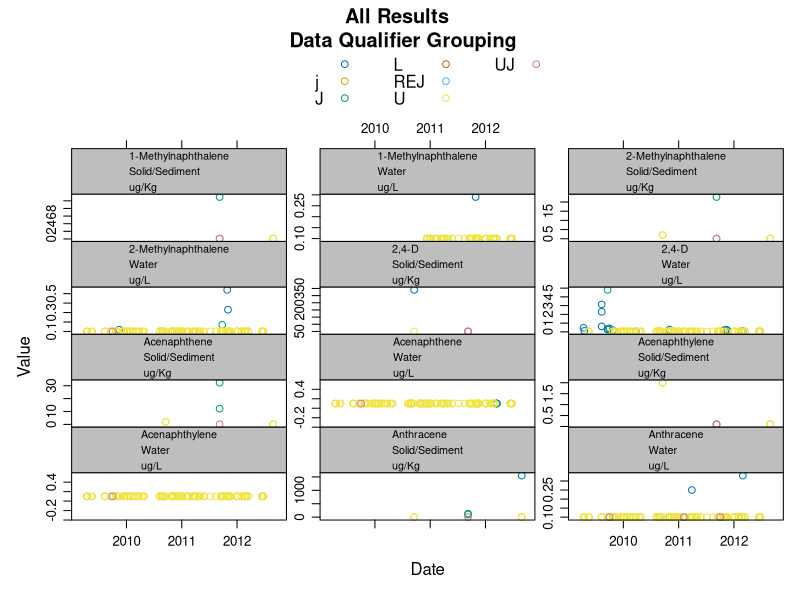
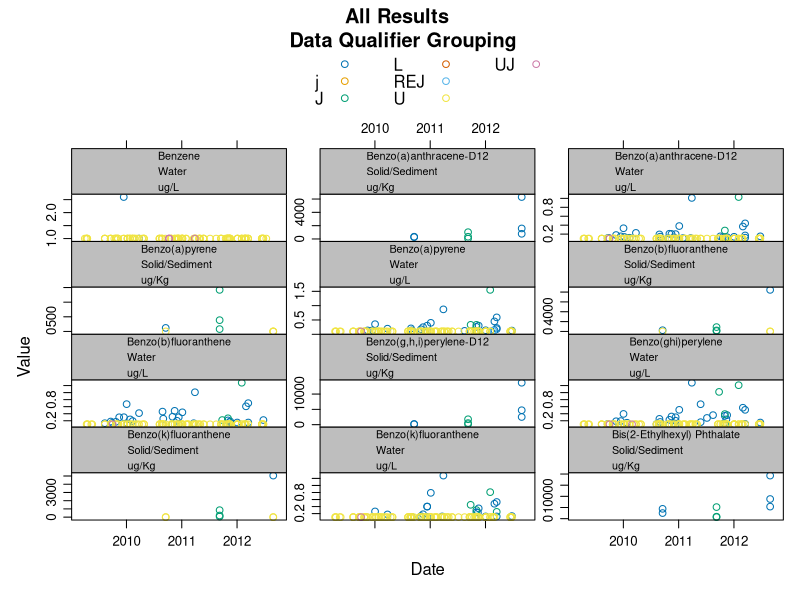
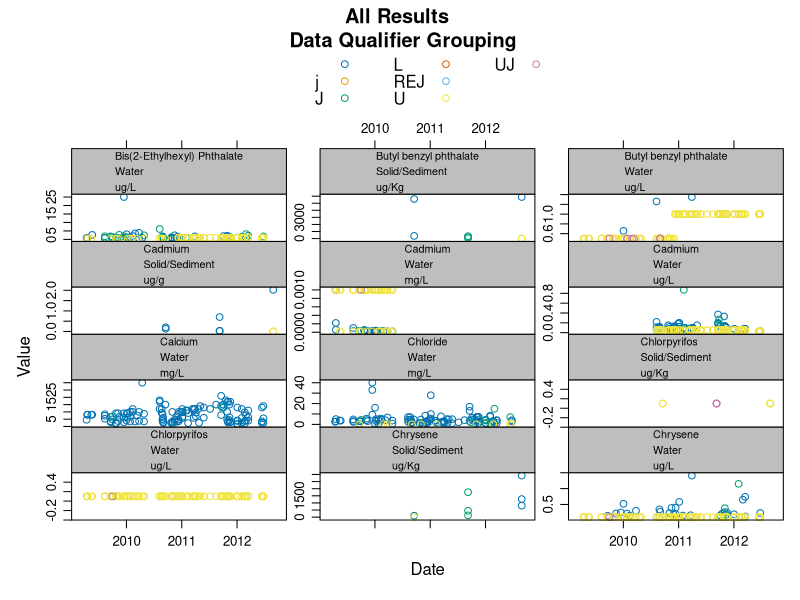
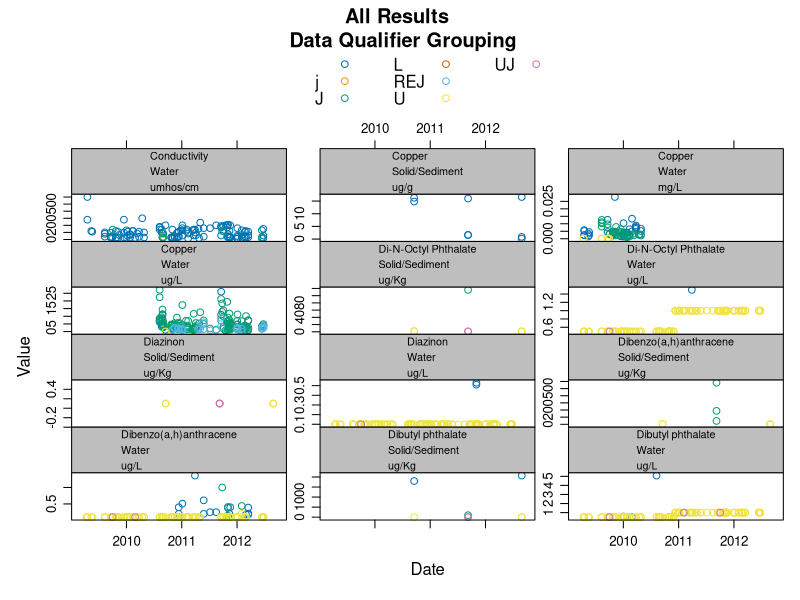
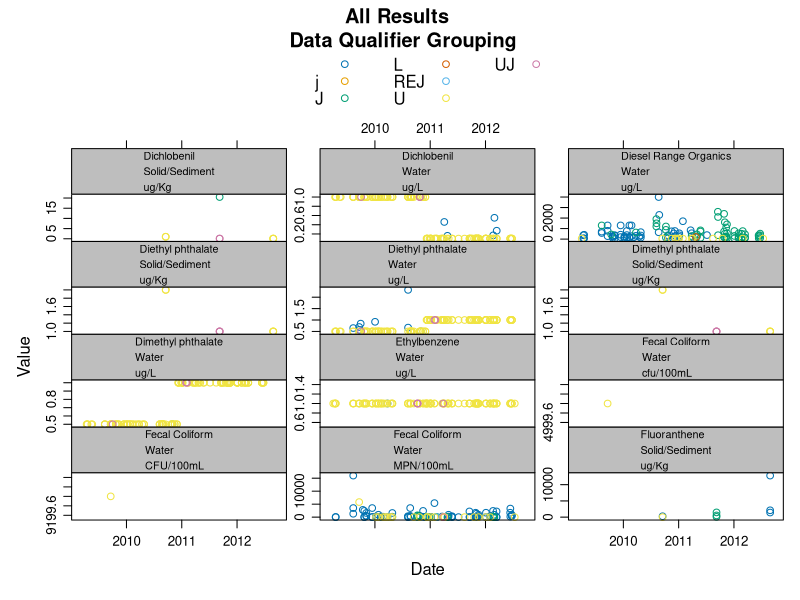
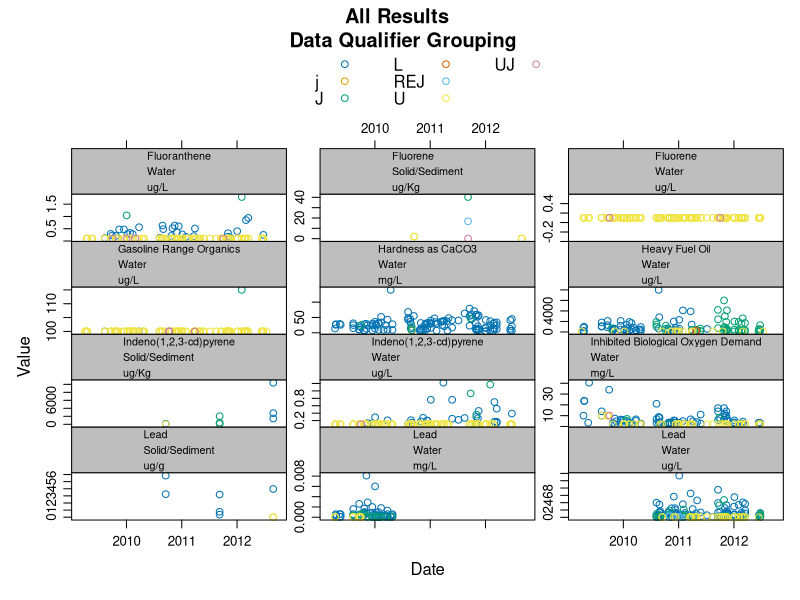
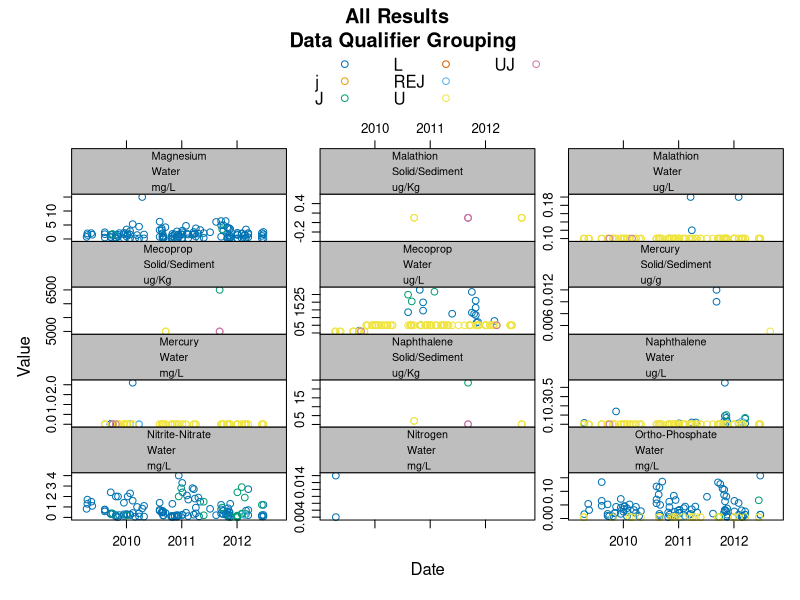
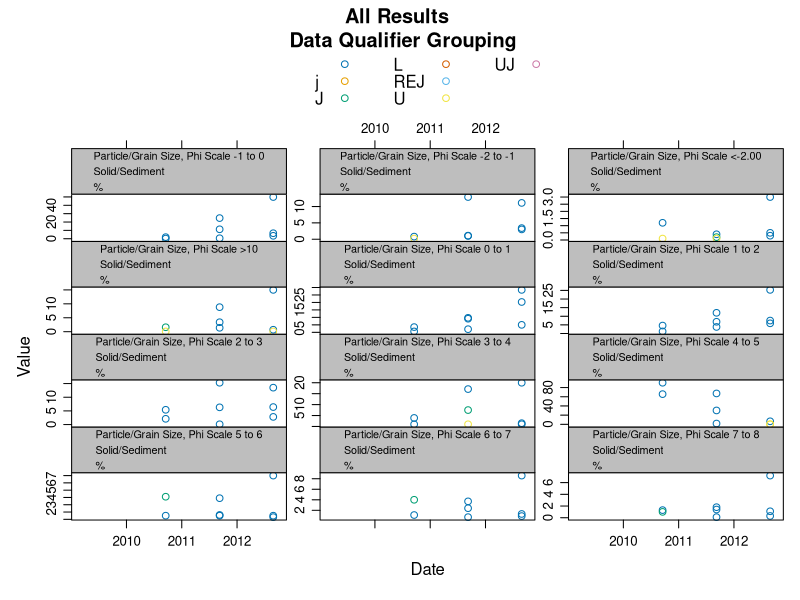

The R source for these figures, in order:
######
# Required for the script to work.  Must be installed.
######
library(sqldf)
library(plyr)
library(lattice)

######
# Import data.  Defaults to a test data set.  Create "New_Name" column to facilitate summaries.
######
eimData <- read.csv("test-data-sw.csv")
eimData$New_Name <- apply(eimData, 1, function(row) paste(row["Result_Parameter_Name"], row["Sample_Matrix"], row["Result_Value_Units"], sep="\n"))
eimData <- eimData[with(eimData, order(New_Name)), ]

######
# Visual summaries of the data
######

#Plot of data qualifiers and locations (too confusing so I mothballed it)

# pdf("latticePlot.pdf", width=8, height=10.5, paper="letter")
# 
# with(eimData,
#   xyplot(Result_Value ~ as.Date(Field_Collection_Start_Date, "%m/%d/%Y") | New_Name,
#     layout   = c(3,4),
#     xlab     = "Date",
#     ylab     = "Value",
#     strip    = strip.custom(bg = "gray"),
#     as.table = TRUE,
#     par.strip.text = list(
#       lines  = 3.5,
#       cex    = .65
#     ),
#     scales   = list(y = list(relation = "free")),
#     panel    = function(x, y, ..., subscripts) {
#       pch <- c(-48:-57)[Location_ID[subscripts]]
#       col <- c(7,12,17,30,41,36, 81,94)[Result_Data_Qualifier[subscripts]]
#       panel.xyplot(x, y, pch=pch, col=col)
#     },
#     auto.key = list(columns=3)
#   )
# )
# dev.off()

#Lattice plot of data qualifiers and location IDs.

qualifiersPlot <- xyplot(Result_Value ~ as.Date(Field_Collection_Start_Date, "%m/%d/%Y") | New_Name,
  data   = eimData, 
  groups = Result_Data_Qualifier,
  main   = "All Results \n Data Qualifier Grouping",
  auto.key = list(columns=3),
  layout = c(3,4),
  xlab   = "Date",
  ylab   = "Value",
  strip  = strip.custom(bg = "gray"),
  as.table = TRUE,
  par.strip.text = list(
    lines = 3.5,
    cex   = .65
  ),
  type    = c("p"),
  scales = list(y = list(relation = "free"))
)

#I'm sure there is a way to reuse these variables; unfortunately, update() doesn't work
#  when you change the group, and I can't figure out any other way to do it.
locationsPlot <- xyplot(Result_Value ~ as.Date(Field_Collection_Start_Date, "%m/%d/%Y") | New_Name,
  data   = eimData, 
  groups = Location_ID,
  main   = "All Results \n Location Grouping",
  auto.key = list(columns=3),
  layout = c(3,4),
  xlab   = "Date",
  ylab   = "Value",
  strip  = strip.custom(bg = "gray"),
  as.table = TRUE,
  par.strip.text = list(
   lines = 3.5,
   cex   = .65
  ),
  type    = c("p"),
  scales = list(y = list(relation = "free"))
)

pdf("latticePlot.pdf", width=8, height=10.5, paper="letter")
print(qualifiersPlot)
print(locationsPlot)
dev.off()

######
# Create tables to summarize data
######

# Count of Results by method
resultCounts <- sqldf("SELECT `Result_Parameter_Name`, `Sample_Matrix`, `Fraction_Analyzed`, `Result_Method`,
  Count(DISTINCT `Location_ID`) AS Locations, Count(`Result_Value`) AS Results
  FROM `eimData`
  GROUP BY `Result_Parameter_Name`, `Sample_Matrix`, `Fraction_Analyzed`, `Result_Method`")

# Summarize subsets of data
summaries <- ddply(
  eimData, 
  .(Location_ID, Result_Parameter_Name, Result_Value_Units, Sample_Matrix, Fraction_Analyzed, Result_Method), 
  summarize, 
  count = signif(length(Result_Value), digits = 3),
  mean  = signif(mean(Result_Value), digits = 3),
  max   = signif(max(Result_Value), digits = 3),
  min   = signif(min(Result_Value), digits = 3),
  q25   = signif(quantile(Result_Value)[2], digits = 3)
)

######
# Create tables of rows with missing/possibly wrong values
######

# Rows with missing required information (required for all Results, not conditionally required)
missingData <- sqldf("SELECT `Result_Parameter_Name`, `Location_ID`, `Study_Specific_Location_ID`, `Field_Collection_Type`, `Field_Collector`,
    `Field_Collection_Start_Date`, `Field_Collection_Start_Time`, `Sample_Matrix`, `Sample_Source`, `Result_Parameter_Name`
    `Result_Value`, `Result_Value_Units`, `Result_Method`
  FROM `eimData`
  WHERE `Study_ID` = '' OR  `Study_ID` IS NULL
    OR `Location_ID` = '' OR  `Location_ID` IS NULL
    OR `Study_Specific_Location_ID` = '' OR  `Study_Specific_Location_ID` IS NULL
    OR `Field_Collection_Type` = '' OR  `Field_Collection_Type` IS NULL
    OR `Field_Collector` = '' OR  `Field_Collector` IS NULL
    OR `Field_Collection_Start_Date` = '' OR  `Field_Collection_Start_Date` IS NULL
    OR `Sample_Matrix` IS NULL OR `Sample_Matrix` NOT IN
      ('Air/Gas', 'Other Liquid', 'Habitat', 'Solid/Sediment', 'Tissue', 'Water')
    OR `Sample_Source` IS NULL OR `Sample_Source` NOT IN
      ('Indoor Air', 'Outdoor Air', 'Landfill Gas', 'Soil Gas', 'Animal Tissue', 'Animal Tissue - Lab Exposure', 'Plant Tissue', 
        'Periphyton', 'Freshwater Taxonomy', 'Salt/Marine Taxonomy', 'Habitat Metrics', 'Freshwater Sediment', 'Brackish Sediment', 
        'Salt/Marine Sediment', 'Freshwater Porewater', 'Brackish Porewater', 'Salt/Marine Porewater', 'Elutriate', 'Rock/Gravel', 
        'Soil', 'CSO Outfall ', 'CSS In-Line ', 'CSS Catch Basin', 'Stormwater BMP Effluent ', 'Stormwater BMP Mid ', 'Stormwater BMP Influent', 
        'Stormwater Catch Basin', 'Stormwater In-Line', 'Stormwater Outfall ', 'Stormwater Sheetflow', 'Precipitation', 'Fresh/Surface Water', 
        'Brackish Water', 'Salt/Marine Water', 'Groundwater', 'Pit Water', 'Precipitation', 'Water Supply', 'Industrial Discharge', 'Source - Other', 
        'WWTP Effluent'
      )
    OR `Result_Parameter_Name` = '' OR `Result_Parameter_Name` IS NULL
    OR `Result_Value` = '' OR `Result_Value` IS NULL
    OR `Result_Value_Units` = '' OR `Result_Value_Units` IS NULL
    OR `Result_Method` = '' OR `Result_Method` IS NULL
")

# Rows with result qualifiers requiring detection & reporting limits
qualifiers <- sqldf("SELECT `Result_Parameter_Name`, `Location_ID`, `Field_Collection_Start_Date`, `Field_Collection_Start_Time`,
  `Result_Data_Qualifier`, `Result_Reporting_Limit`, `Result_Reporting_Limit_Type`,
  `Result_Detection_Limit`, `Result_Detection_Limit_Type`    
  FROM `eimData`
  WHERE length(`Result_Data_Qualifier`) > 0
    AND (`Result_Detection_Limit` IS NULL OR `Result_Detection_Limit` = ''
          OR `Result_Detection_Limit_Type` IS NULL OR `Result_Detection_Limit_Type` NOT IN
            ('MDL','EDL','LOD','IDL','CRDL','UNKNOWN')
          OR `Result_Reporting_Limit` IS NULL OR `Result_Reporting_Limit` = ''
          OR `Result_Reporting_Limit_Type` IS NULL OR `Result_Reporting_Limit_Type` NOT IN
            ('MRL','PQL','EQL','LOQ','SQL','CRQL','LabDef','UNKNOWN')
        )
")

# Rows with detection limits missing detection limit types
missingDL <- sqldf("SELECT `Result_Parameter_Name`, `Location_ID`, `Field_Collection_Start_Date`, `Field_Collection_Start_Time`,
  `Result_Data_Qualifier`, `Result_Reporting_Limit`, `Result_Reporting_Limit_Type`,
  `Result_Detection_Limit`, `Result_Detection_Limit_Type`    
  FROM `eimData`
  WHERE `Result_Detection_Limit` IS NOT NULL
    AND (`Result_Detection_Limit_Type` IS NULL OR `Result_Detection_Limit_Type` = '')
")

# Rows flagged as non-detects or estimates that exceed relevent limits
wrongLimits <- sqldf("SELECT `Result_Parameter_Name`, `Location_ID`, `Field_Collection_Start_Date`, `Field_Collection_Start_Time`,
  `Result_Data_Qualifier`, `Result_Reporting_Limit`, `Result_Reporting_Limit_Type`,
  `Result_Detection_Limit`, `Result_Detection_Limit_Type`, `Result_Value`
  FROM `eimData`
  WHERE (`Result_Data_Qualifier` = 'U' AND `Result_Value` > `Result_Detection_Limit`)
  OR (`Result_Data_Qualifier` = 'J' AND `Result_Value` >  `Result_Reporting_Limit`)
")

# Rows with missing stormwater-specific data.
missingStormwater <- sqldf("SELECT `New_Name`, `Location_ID`, `Field_Collection_Start_Date`, `Field_Collection_Start_Time`,
  `Storm_Event_Qualifier`, `Sample_Collection_Method`, `Result_Value`
  FROM `eimData`
  WHERE `Storm_Event_Qualifier` IS NULL OR `Storm_Event_Qualifier` = ''
  OR `Sample_Collection_Method` IS NULL OR `Sample_Collection_Method` = ''
")

# Rows with missing sediment-specific data.
missingSediment <- sqldf("SELECT `Result_Parameter_Name`, `Sample_Matrix`, `Location_ID`, `Field_Collection_Start_Date`, `Field_Collection_Start_Time`, 
  `Field_Collection_Reference_Point`, `Field_Collection_Upper_Depth`,`Field_Collection_Lower_Depth`,
  `Field_Collection_Depth_Units`, `Result_Basis`, `Sample_Collection_Method`, `Result_Value`
  FROM `eimData`
  WHERE `Sample_Matrix` = 'Solid/Sediment'
  AND (`Field_Collection_Reference_Point` IS NULL OR `Field_Collection_Reference_Point` = ''
  OR `Field_Collection_Upper_Depth` IS NULL OR `Field_Collection_Upper_Depth` = ''
  OR `Field_Collection_Lower_Depth` IS NULL OR `Field_Collection_Lower_Depth` = ''
  OR `Field_Collection_Depth_Units` IS NULL OR `Field_Collection_Depth_Units` = ''
  OR `Result_Basis` IS NULL OR `Result_Basis` = '')
")

# Rows with missing water-specific data.
missingWater <- sqldf("SELECT `New_Name`, `Location_ID`, `Field_Collection_Start_Date`, `Field_Collection_Start_Time`, 
  `Fraction_Analyzed`, `Result_Value`
  FROM `eimData`
  WHERE `Sample_Matrix` = 'Water'
  AND `Fraction_Analyzed` IS NULL OR `Fraction_Analyzed` NOT IN 
    ('Total', 'Dissolved', 'Suspended', 'Lab Leachate')
")

# Sample Results with missing values
missingSample <- sqldf("SELECT `Result_Parameter_Name`, `Location_ID`, `Field_Collection_Start_Date`, `Field_Collection_Start_Time`,
    `Sample_ID`, `Sample_Composite_Flag`, `Lab_Analysis_Date`, `Result_Lab_Name`
  FROM `eimData`
  WHERE `Field_Collection_Type` = 'Sample'
    AND (`Sample_ID` IS NULL OR `Sample_ID` = ''
      OR `Sample_Composite_Flag` IS NULL OR `Sample_Composite_Flag` = ''
      OR `Lab_Analysis_Date` IS NULL OR `Lab_Analysis_Date` = ''
      OR `Result_Lab_Name` IS NULL OR `Result_Lab_Name` = '')
")
